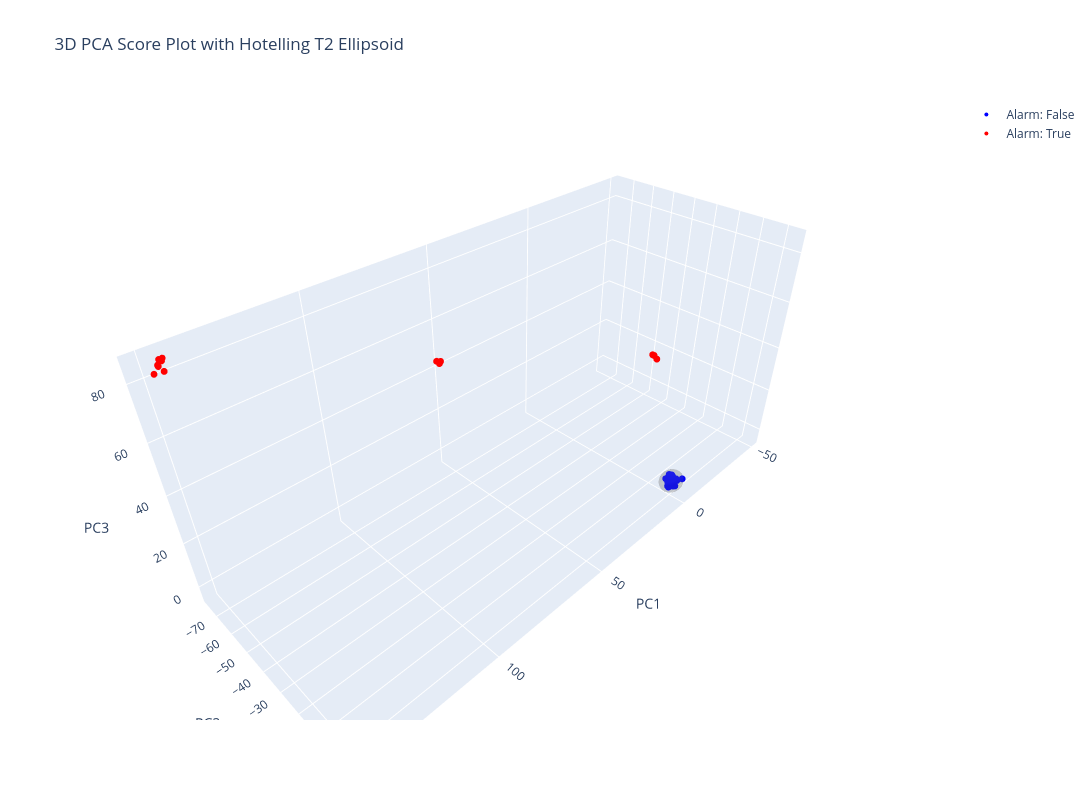

Source (notebook cell):
### Code cell
# Representing the PCA space and batches within this space

df_plot = pd.DataFrame(scores, columns=["PC1", "PC2", "PC3"])
df_plot['Alarm'] = df_pca_final['Alarm'].values
df_plot['Status'] = df_pca_final['Status'].values

radius_x = np.sqrt(t2_threshold * eigenvalues[0])
radius_y = np.sqrt(t2_threshold * eigenvalues[1])
radius_z = np.sqrt(t2_threshold * eigenvalues[2])

# 3. Create the Ellipse Shape
phi = np.linspace(0, np.pi, 50)
theta = np.linspace(0, 2 * np.pi, 50)
phi, theta = np.meshgrid(phi, theta)

x_ellipse = radius_x * np.sin(phi) * np.cos(theta)
y_ellipse = radius_y * np.sin(phi) * np.sin(theta)
z_ellipse = radius_z * np.cos(phi)


fig = go.Figure()

for alarm_val, color in zip([False, True], ['blue', 'red']):
    mask = df_plot['Alarm'] == alarm_val
    fig.add_trace(go.Scatter3d(
        x=df_plot.loc[mask, 'PC1'],
        y=df_plot.loc[mask, 'PC2'],
        z=df_plot.loc[mask, 'PC3'],
        mode='markers',
        marker=dict(size=4, color=color),
        name=f'Alarm: {alarm_val}'
    ))

fig.add_trace(go.Surface(
    x=x_ellipse, y=y_ellipse, z=z_ellipse,
    opacity=0.2,
    showscale=False,
    colorscale=[[0, 'gray'], [1, 'gray']],
    name='95% T2 Ellipsoid'
))

fig.update_layout(
    scene=dict(
        xaxis_title='PC1',
        yaxis_title='PC2',
        zaxis_title='PC3'
    ),
    title="3D PCA Score Plot with Hotelling T2 Ellipsoid"
)

fig.update_layout(
    width=1200,
    height=800,
    scene=dict(
        xaxis_title='PC1',
        yaxis_title='PC2',
        zaxis_title='PC3'
    ),
)
fig.show()

### Figure 1 — Plotly figure (JSON) as saved in the notebook; plotly's stock layout.template omitted (floating-point values rounded to 4 significant figures; data arrays with more than 128 entries replaced by an {"elided": "..."} marker saying what was removed)
{"data": [{"marker": {"color": "blue", "size": 4}, "mode": "markers", "name": "Alarm: False", "type": "scatter3d", "x": [0.3311, -0.5424, 2.854, -1.257, 0.826, -0.17, -4.191, -0.4627, -0.9106, 0.462, 0.4825, -1.657, -1.184, -0.0646, 1.271, -0.1826, 0.8408, -1.357, -0.2971, -2.107, 1.241, -0.05682, 1.635, -1.055, -1.063, 0.8047, 0.02139, 0.2228, 0.7435, -1.056, -0.2564, 1.424, 3.766, -0.4624, 1.406], "y": [0.9793, 0.09313, 0.4019, -2.041, 2.385, -0.926, 2.213, -0.3422, 1.424, 0.6618, -0.4772, 0.4921, -0.801, -0.1621, -0.009245, -2.148, 0.197, -0.448, -0.08076, 0.4539, -0.1879, -1.521, -0.4612, 0.8081, 1.801, -0.5735, 1.116, -0.4475, -0.2171, -0.1829, -2.673, 0.6934, 1.376, -1.68, 0.284], "z": [1.881, 0.135, -0.6095, 1.298, -0.6342, -0.2626, -0.1509, -1.557, 1.317, -1.576, -0.9083, -2.885, 1.827, 0.1904, 0.7288, -0.04689, -1.379, 1.197, 1.072, -0.3778, 0.2701, -0.1669, -0.03138, 0.7506, 0.654, 0.4542, -1.944, -1.38, 0.1786, 0.62, -0.659, 1.237, 0.01138, -0.9392, 1.686]}, {"marker": {"color": "red", "size": 4}, "mode": "markers", "name": "Alarm: True", "type": "scatter3d", "x": [58.13, 145.5, 57.85, 145.0, -46.83, -47.55, 57.38, 146.9, 146.0, 57.94, -48.19, 148.5, 145.3, 144.9, 146.3], "y": [-65.79, -75.05, -67.67, -76.07, -44.96, -43.77, -66.41, -73.78, -74.87, -65.33, -46.59, -74.1, -76.2, -75.11, -76.33], "z": [50.16, 81.78, 50.17, 84.47, 17.64, 15.95, 50.32, 84.52, 85.84, 51.17, 16.72, 82.61, 84.58, 85.71, 83.53]}, {"colorscale": [[0, "gray"], [1, "gray"]], "name": "95% T2 Ellipsoid", "opacity": 0.2, "showscale": false, "type": "surface", "x": {"elided": "50x50 float values"}, "y": {"elided": "50x50 float values"}, "z": {"elided": "50x50 float values"}}], "layout": {"height": 800, "scene": {"xaxis": {"title": {"text": "PC1"}}, "yaxis": {"title": {"text": "PC2"}}, "zaxis": {"title": {"text": "PC3"}}}, "title": {"text": "3D PCA Score Plot with Hotelling T2 Ellipsoid"}, "width": 1200}}
